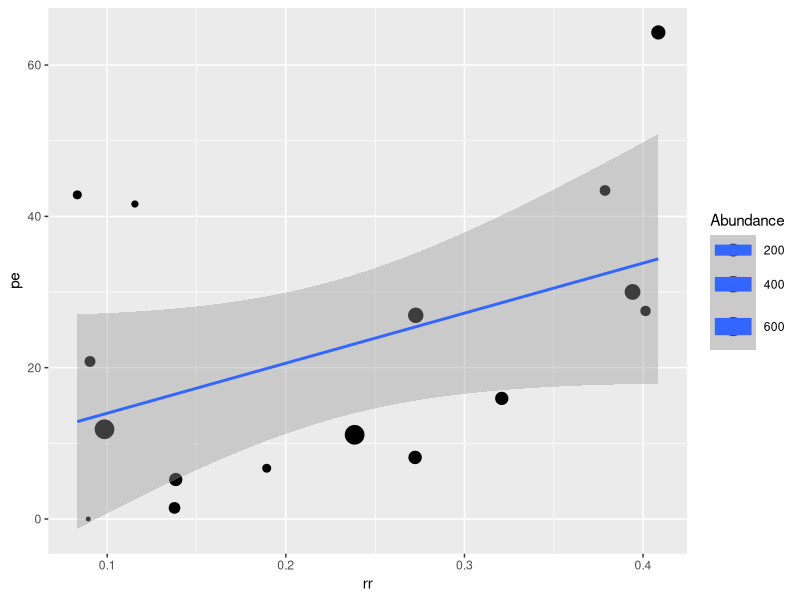
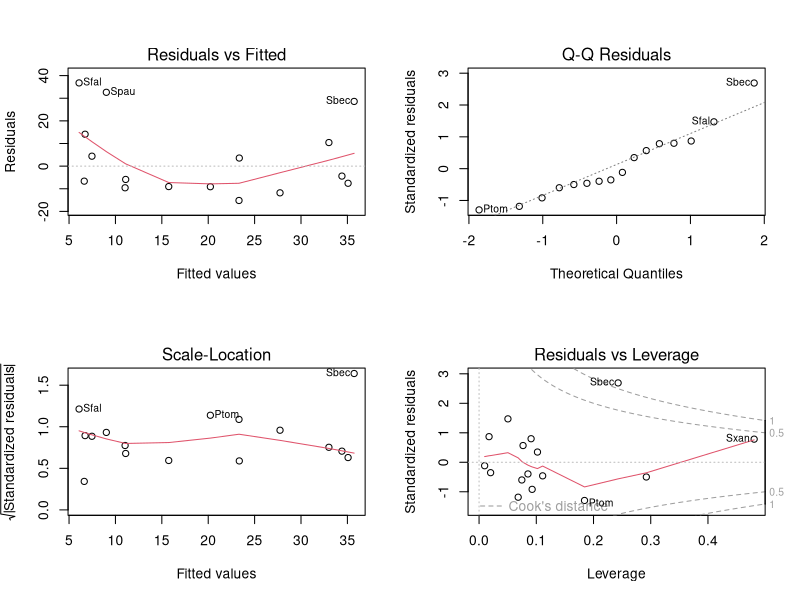
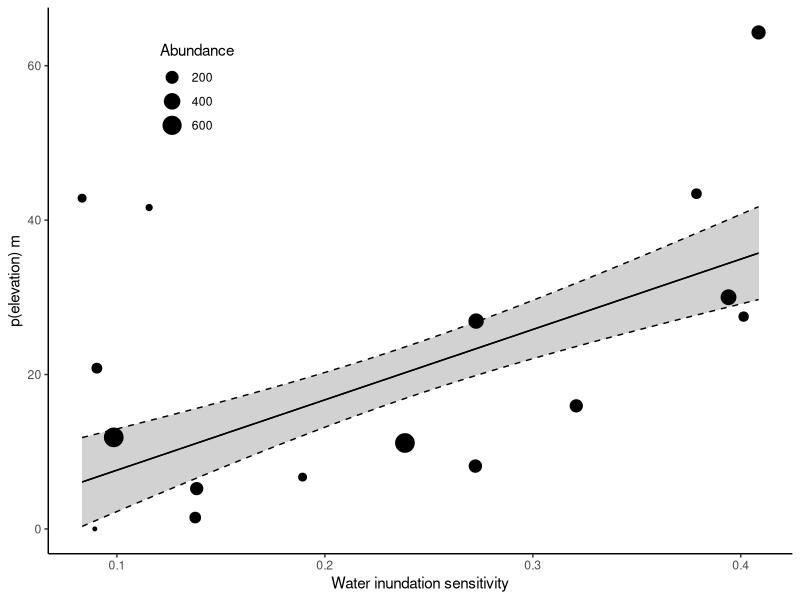
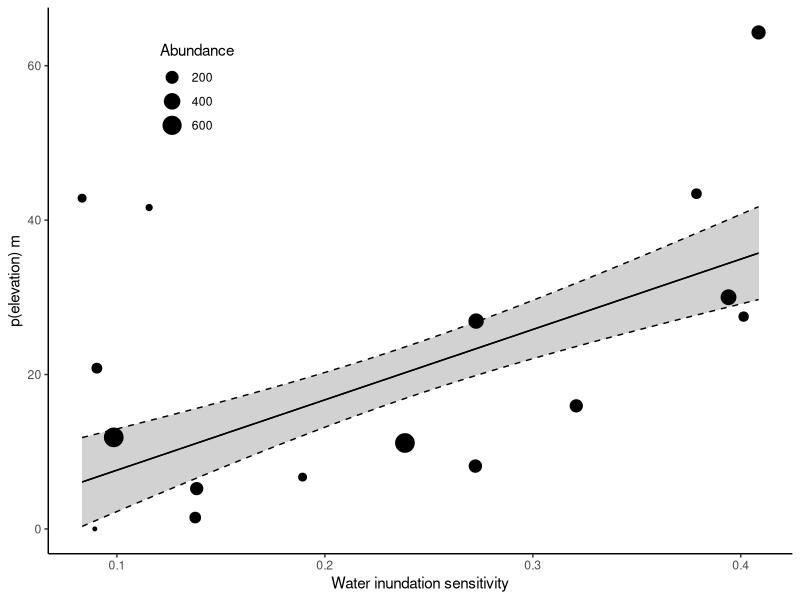

Here is the R script that generated these plots, in order:
################################################################################
# title: flooding sensitivity response predicting species distributions 
# author: James Margrove 

# IMPORT FUNCTIONS AND PACKAGES
require(ggplot2)

##### IMPORT DATA 
riskratio_data <- read.table("./data/riskratio_data.txt", header = TRUE)
spdata <- read.table("./data/spdata.txt", header = TRUE)
riskratio_data$pe <- read.table("./data/pelev_data.txt", header = TRUE)$pe

##### Calculating the abundance 
abn <- with(spdata[spdata$sp %in% riskratio_data$sp,], tapply(sp, sp, length))
riskratio_data$Abundance <- abn[!is.na(abn)]

##### Explore 
ggplot(riskratio_data, aes(x = rr, y = pe, size = Abundance)) + 
  geom_point() + 
  stat_smooth(method = lm)

##### Model data with a weighted linear model 
model <- lm(pe ~ rr, weight = Abundance, data = riskratio_data)
summary(model)

##### model evaluation 
par(mfrow=c(2,2))
plot(model)

##### bootstrap the data 
preds <- expand.grid(rr = with(riskratio_data, 
                               seq(from = min(rr), 
                                   to = max(rr), 
                                   length = 100)))

preds$p <- predict(model, preds, type = "response")
preds$CI <- predict(model, preds, type = "response", se.fit = TRUE)$se.fit
colnames(preds)

##### Graph the predictions 
p1 <- ggplot(preds, aes(x = rr, y = p)) + 
        geom_line() + 
        geom_ribbon(aes(ymin = p - CI, ymax = p + CI), alpha = 0.22) +
        geom_line(aes(x=rr, y=p-CI), linetype = 2) + 
        geom_line(aes(x=rr, y=p+CI), linetype = 2) + 
        geom_point(data = riskratio_data, aes(x = rr, y = pe, size = Abundance)) + 
        geom_line() + 
        ylab("p(elevation) m") + 
        xlab("Water inundation sensitivity") +
        theme_classic() +
        theme(legend.position = c(0.2,0.85))

p1

ggsave(p1, file = './graphs/floodingsensitivity_pelevation.png', 
       width = 4, 
       height = 4)


?ggsave


